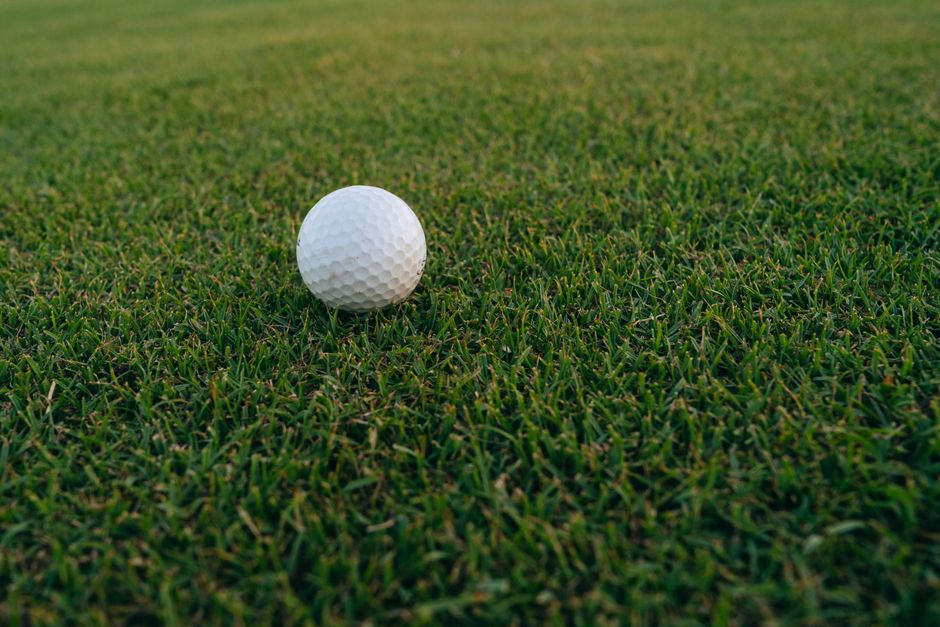
#> input picture assets/visuals/golf-engagement/golf-ball.jpg, 940 x 627 px; its folder holds only this picture in this run
$ python -i generate_fact.py   (imports and definitions only)
#> lines starting #> are read from the running program, lines starting #| are printed output that depends on the picture
### config/settings.py
"""
Central settings for the fact-shorts pipeline. Edit values here rather
than digging through pipeline code.
"""

import os
from pathlib import Path

PROJECT_ROOT = Path(__file__).resolve().parent.parent

# Load environment variables from .env if present
try:
    from dotenv import load_dotenv
    load_dotenv(PROJECT_ROOT / ".env")
except ImportError:
    _env_file = PROJECT_ROOT / ".env"
    if _env_file.exists():
        with open(_env_file, "r", encoding="utf-8") as _f:
            for _line in _f:
                _line = _line.strip()
                if _line and not _line.startswith("#") and "=" in _line:
                    _k, _v = _line.split("=", 1)
                    _k = _k.strip()
                    _v = _v.strip().strip("'\"")
                    if _k and _k not in os.environ:
                        os.environ[_k] = _v

def env_int(name: str, default: int, minimum: int, maximum: int) -> int:
    try:
        value = int(os.environ.get(name, str(default)))
    except ValueError as exc:
        raise ValueError(f"{name} must be an integer") from exc
    if not minimum <= value <= maximum:
        raise ValueError(f"{name} must be between {minimum} and {maximum}")
    return value


def env_path(name: str, default: Path) -> Path:
    path = Path(os.environ.get(name, str(default))).expanduser()
    return path if path.is_absolute() else PROJECT_ROOT / path


ASSETS_DIR = env_path("GAMEPLAY_DIR", PROJECT_ROOT / "assets" / "gameplay")
OUTPUT_DIR = env_path("OUTPUT_DIR", PROJECT_ROOT / "output")

# Vertical video for Shorts/Reels/TikTok
VIDEO_WIDTH = env_int("VIDEO_WIDTH", 1080, 180, 2160)
VIDEO_HEIGHT = env_int("VIDEO_HEIGHT", 1920, 320, 3840)
VIDEO_FPS = env_int("VIDEO_FPS", 30, 12, 60)
if VIDEO_WIDTH % 2 or VIDEO_HEIGHT % 2:
    raise ValueError("VIDEO_WIDTH and VIDEO_HEIGHT must be even for H.264 output")

# faster-whisper model size: "tiny", "base", "small", "medium".
# "base" is a good speed/accuracy tradeoff on a laptop CPU.
WHISPER_MODEL_SIZE = os.environ.get("WHISPER_MODEL_SIZE", "base")

GEMINI_MODEL = os.environ.get("GEMINI_MODEL", "gemini-3.8-flash")

# Specific topics encourage curiosity without directing the model to invent drama.
FACT_CATEGORIES = [
    "animal adaptations and unusual ecosystems",
    "deep ocean exploration and marine biology",
    "documented historical discoveries and inventions",
    "space and astronomy",
    "geology and Earth's natural phenomena",
    "perception, memory, and cognitive science",
    "archaeology and ancient technology",
    "everyday physics and materials science",
]


# Caption styling (used when building the .ass subtitle file)
CAPTION_FONT = os.environ.get("CAPTION_FONT", "Arial Black")
CAPTION_FONT_SIZE = env_int("CAPTION_FONT_SIZE", round(VIDEO_WIDTH / 12), 16, 180)
CAPTION_COLOR = "&H00FFFFFF"       # white, ASS format is &HAABBGGRR
CAPTION_HIGHLIGHT_COLOR = "&H0000D7FF"  # gold/yellow accent
CAPTION_OUTLINE_COLOR = "&H00000000"    # black outline

# Expressive narration; basic speech is an explicit choice, never a silent downgrade.
TTS_PROVIDER = os.environ.get("TTS_PROVIDER", "gemini").strip().lower()
TTS_FALLBACK_PROVIDER = os.environ.get("TTS_FALLBACK_PROVIDER", "none").strip().lower()
GEMINI_TTS_MODEL = os.environ.get("GEMINI_TTS_MODEL", "gemini-3.8-flash-tts")
GEMINI_TTS_VOICE = os.environ.get("GEMINI_TTS_VOICE", "Achird")
TTS_STYLE = os.environ.get("TTS_STYLE", (
    "Warm, conversational storytelling, like explaining something fascinating to a friend. "
    "Use connected phrasing and varied intonation, with gentle emphasis on the key discovery. "
    "Speak at an easy, engaged pace, roughly 155 to 170 words per minute. "
    "Use brief pauses at sentence boundaries and a small pause after the opening hook. "
    "Let the final sentence land naturally. Avoid a sales pitch, announcer delivery, "
    "exaggerated excitement, and choppy pauses between words."
))
# Optional Edge voice settings (used only when Edge is selected).
TTS_VOICE = os.environ.get("TTS_VOICE", "en-US-AndrewNeural")
TTS_RATE = os.environ.get("TTS_RATE", "+0%")
TTS_PITCH = os.environ.get("TTS_PITCH", "+0Hz")

# Image overlay settings (contextual images from Pexels)
VISUAL_LAYOUT = os.environ.get("VISUAL_LAYOUT", "story").strip().lower()
CINEMATIC_SPLIT = 0.48  # Fact visual above; gameplay fills the remaining height.
if VISUAL_LAYOUT not in {"story", "cinematic", "cards"}:
    raise ValueError("VISUAL_LAYOUT must be story, cinematic or cards")
IMAGE_WIDTH = round(VIDEO_WIDTH * 0.65)
IMAGE_Y_POS = round(VIDEO_HEIGHT * 0.1)
IMAGE_CORNER_RADIUS = 30    # Rounded corner radius in pixels
IMAGE_FADE_DURATION = 0.3   # Seconds for fade-in / fade-out transitions

# YouTube Upload configuration (YouTube Data API v3)
YOUTUBE_CLIENT_SECRET_FILE = PROJECT_ROOT / os.environ.get("YOUTUBE_CLIENT_SECRET_FILE", "client_secret.json")
YOUTUBE_TOKEN_FILE = PROJECT_ROOT / os.environ.get("YOUTUBE_TOKEN_FILE", "token.json")
YOUTUBE_PRIVACY_STATUS = os.environ.get("YOUTUBE_PRIVACY_STATUS", "public")  # "private", "unlisted", or "public"
YOUTUBE_CATEGORY_ID = os.environ.get("YOUTUBE_CATEGORY_ID", "27")              # 27 = Education, 28 = Science & Tech
AUTO_UPLOAD_YOUTUBE = os.environ.get("AUTO_UPLOAD_YOUTUBE", "true").lower() in ("true", "1", "yes")
YOUTUBE_CHANNEL_FILE = env_path("YOUTUBE_CHANNEL_FILE", PROJECT_ROOT / "youtube_channel.json")
YOUTUBE_LANGUAGE = os.environ.get("YOUTUBE_LANGUAGE", "en").strip()

# Snapchat is opt-in until Public Profile API access has been approved.
AUTO_UPLOAD_SNAPCHAT = os.environ.get("AUTO_UPLOAD_SNAPCHAT", "false").lower() in ("true", "1", "yes")

AUTO_UPLOAD_INSTAGRAM = os.environ.get("AUTO_UPLOAD_INSTAGRAM", "false").lower() in ("true", "1", "yes")

AUTO_UPLOAD_FACEBOOK = os.environ.get("AUTO_UPLOAD_FACEBOOK", "false").lower() in ("true", "1", "yes")

### pipeline/generate_fact.py
"""Generate evidence-conscious narration and validate imported script files."""

from __future__ import annotations

import hashlib
import ipaddress
import json
import random
import re
import unicodedata
from datetime import datetime, timezone
from urllib.parse import urlsplit

from config.settings import FACT_CATEGORIES, GEMINI_MODEL
from pipeline.storyboard import STORYBOARD_SCHEMA, validate_storyboard


SYSTEM_PROMPT = """Write a compelling, accurate short educational narration.
Choose one well-established, specific fact that can be supported by primary sources
(a museum, university, scientific paper, government agency, or original archive).
Start with a concrete factual challenge, counterintuitive consequence, or question in at most 10 words.
Let the viewer make a prediction when the fact naturally supports it. Never force a quiz.
The opening visual must not give away a prediction's answer before the reveal.
Give the viewer a real question to resolve, then reveal its answer through the story.
Make the opening concrete and interesting without inventing danger, mystery, or drama.
Explain what happens and why, and end with a useful, memorable takeaway.
Write for the ear: sound like a curious person telling a friend something interesting.
Use contractions, direct language, and a mix of short and medium-length sentences.
Open with a concrete hook, then connect ideas smoothly. Explain unfamiliar terms simply.
Avoid textbook introductions, long lists, stacked clauses, and generic closing praise.
Cut filler such as 'To answer that question', 'The secret comes down to', 'The takeaway is',
and 'Next time you'. End on the answer itself, not a recap or a request to subscribe.
Use a hook, a clear explanation, and a specific final payoff that answers the opening.
Do not end with generic statements about humanity, resilience, or the wonders of science.
Do not use 'you won't believe', 'scientists are shocked', or unsupported superlatives.
Use ordinary punctuation to create natural breaths; do not add performance directions.
Distinguish demonstrated findings from hypotheses, estimates, and disputed accounts.
Avoid medical advice, sensational psychology claims, conspiracy claims, and viral myths.
Never invent quotations, statistics, research, or references. If unsure of a claim or
source, select a better-supported topic. Do not claim to have checked a URL or verified
facts: the output is a draft requiring human source review.

Return only the requested JSON object. The title must be at most 70 characters.
Check that the title agrees with the narrated answer; never reverse the result to make a hook.
The description should be two useful sentences, naming the actual subject naturally
in the first sentence. Do not put hashtags or keyword lists in the description.
Include 5-12 relevant tags ordered from specific to broad: first the exact subject
or named phenomenon, then closely related concepts, then one or two topic categories.
Prefer concise natural search phrases such as "golf ball dimples", "air resistance",
and "physics". Every tag must describe this narration; do not add unrelated trends,
viral, fyp, trending, subscribe, or generic filler. Do not prefix tags with #.
The narration across all storyboard beats must contain 80-105 spoken words, no headings, markdown, emojis,
stage directions, or URLs. This is a word target, not a guaranteed running time.
Aim for a 30-40 second experiment at conversational pace; never rush to meet a duration.
Return a storyboard with 8-12 short beats: hook, brief setup, explanation, final reveal.
Write the complete narration once, in order, across these beats without repeating or
omitting passages. Do not return a separate fact_text field: the application joins
the beats to create it. Aim for 8-14 spoken words and
roughly 2-4 seconds per beat. Each beat should advance the visual explanation.
Every beat has a visual with kind, headline (at most 80 characters), query, and labels.
Use photo for concrete objects/places, question for a prediction without the answer,
comparison for two factual alternatives (exactly 2 labels), or sequence for 2-3 causal steps.
Keep headlines to 2-6 words and labels to 2-7 words (maximum 64 characters).
Photo queries must be 2-4 words naming a visible subject or action, e.g. 'golf ball',
'writing notebook', 'octopus swimming'. They can retrieve footage or photos.
Never request an abstract metaphor such as 'fading memories' or 'invisible forces'.
Use empty labels for photos, and an empty query for diagrams/questions.
Use photo visuals for at least 80 percent of beats unless a supported subject animation
explains the fact better. Include the opening hook as a subject image, with the question
spoken in narration rather than written on a card. Vary concrete views of the subject.
Use at most one generic text/diagram beat; no paragraph slides.
Use a comparison or sequence only when the relationship is clearer than subject footage.
Diagram labels must only restate sourced claims in the narration.
Prefer a subject demonstration to abstract text boxes. For the specific topic of golf-ball
dimples, kind="animation", template="golf_airflow" supports views question, overview,
smooth, drag, dimples, attached, wake, comparison. These show qualitative airflow around
illustrated balls. Choose the view matching the spoken beat, with empty query and labels.
Do not use this template for another topic, or invent unsupported animation templates.
For list recall and the serial-position effect, kind="animation", template="memory_list"
supports question, overview, primacy, recency, middle, comparison. It shows an illustrated
example list with objects and shifting emphasis, not a measured chart or a diagnostic test.
Use these views instead of generic memory metaphors or decorative brain pictures.
Do not invent measurements, imply an experiment was performed, or use decorative brain imagery.
Provide 1-5 source objects, each with a descriptive title, a specific HTTPS URL,
and a nonempty claim explaining what that source is expected to support.
Use the exact JSON keys title, url, and claim for every source. Source URLs must not be guesses.
"""

FACT_SCHEMA = {
    "type": "object",
    "properties": {
        "title": {"type": "string"},
        "description": {"type": "string"},
        "tags": {"type": "array", "items": {"type": "string"}, "minItems": 5, "maxItems": 12},
        "storyboard": {**STORYBOARD_SCHEMA, "minItems": 8, "maxItems": 12},
        "sources": {
            "type": "array", "minItems": 1, "maxItems": 5,
            "items": {
                "type": "object",
                "properties": {key: {"type": "string"} for key in ("title", "url", "claim")},
                "required": ["title", "url", "claim"],
                "additionalProperties": False,
            },
        },
    },
    "required": ["title", "description", "tags", "sources", "storyboard"],
    "additionalProperties": False,
}


# [57 lines left out: functions slugify, _text, _source_url, _editorial_notes, not called in this run]


def validate_fact(data: object, category: str | None = None) -> dict:
    """Validate and normalize a generated or user-provided script without mutating it.

    This validates structure, not truth. Missing sources remain visible in metadata;
    neither an input flag nor a model assertion can mark a script as verified.
    """
    if not isinstance(data, dict):
        raise ValueError("Script must be a JSON object")
    title = _text(data.get("title"), "title", 100)
    description = _text(data.get("description"), "description", 4500)
    narration = _text(data.get("fact_text"), "fact_text", 6000)
    word_count = len(narration.split())
    if not 10 <= word_count <= 400:
        raise ValueError("fact_text must contain 10-400 words")
    raw_tags = data.get("tags")
    if not isinstance(raw_tags, list) or not 1 <= len(raw_tags) <= 20:
        raise ValueError("tags must be a list containing 1-20 strings")
    tags = list(dict.fromkeys(_text(tag, "tag", 80).lstrip("#") for tag in raw_tags))
    if any(not tag for tag in tags) or sum(len(tag) + 1 for tag in tags) > 450:
        raise ValueError("tags must be nonempty and total at most 450 characters")
    raw_sources = data.get("sources", [])
    if not isinstance(raw_sources, list) or len(raw_sources) > 10:
        raise ValueError("sources must be a list of at most 10 source objects")
    sources = []
    for source in raw_sources:
        if not isinstance(source, dict):
            raise ValueError("Each source must contain title, url, and claim")
        sources.append({
            "title": _text(source.get("title"), "source.title", 300),
            "url": _source_url(source.get("url")),
            "claim": _text(source.get("claim"), "source.claim", 1000),
        })
    chosen_category = _text(category if category is not None else data.get("category", "general knowledge"), "category", 200)
    result = {
        "title": title, "description": description, "tags": tags,
        "fact_text": narration, "category": chosen_category, "slug": slugify(title),
        "word_count": word_count, "sources": sources,
        "review_status": "needs_review",
        "sources_status": "provided_unverified" if sources else "missing",
    }
    if data.get("storyboard") is not None:
        result["storyboard"] = validate_storyboard(data["storyboard"], narration)
    if data.get("generation") is not None:
        generation = data["generation"]
        if not isinstance(generation, dict):
            raise ValueError("generation must be a metadata object")
        provider = _text(generation.get("provider"), "generation.provider", 80)
        model = _text(generation.get("model"), "generation.model", 200)
        created_at = _text(generation.get("created_at"), "generation.created_at", 80)
        try:
            timestamp = datetime.fromisoformat(created_at.replace("Z", "+00:00"))
            if timestamp.tzinfo is None:
                raise ValueError
        except ValueError:
            raise ValueError("generation.created_at must be an ISO timestamp with a timezone") from None
        result["generation"] = {"provider": provider, "model": model, "created_at": timestamp.isoformat()}
        if sources:
            result["sources_status"] = "model_supplied_unverified"
    result["quality_warnings"] = _editorial_notes(result)
    return result


# [47 lines left out: function generate_fact, not called in this run]


# [3 lines not run here, left out]

>>> import cv2
>>> picture = cv2.imread('../assets/visuals/golf-engagement/golf-ball.jpg', cv2.IMREAD_GRAYSCALE)
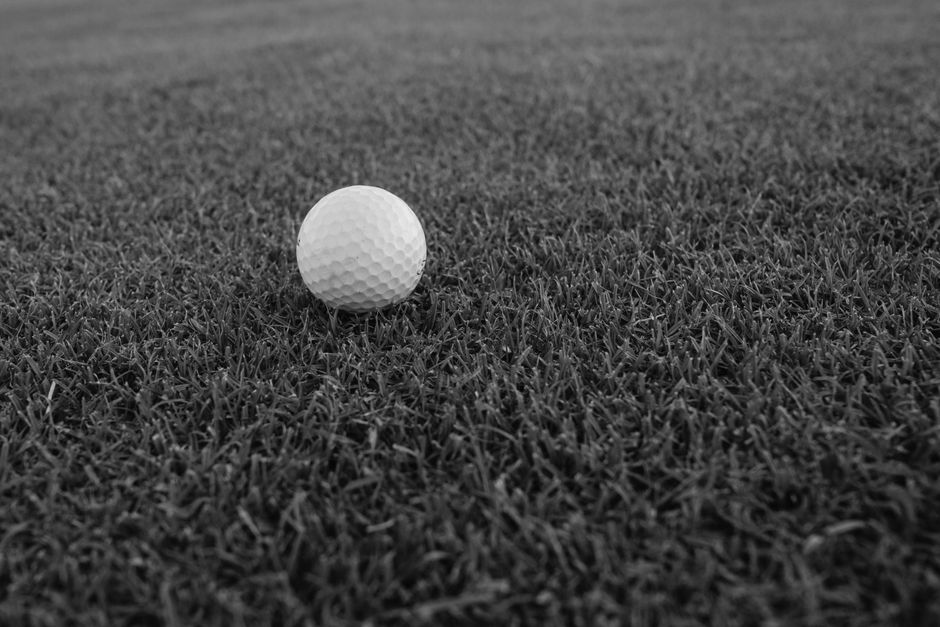
#> picture: shape (627, 940); min 0, max 241, mean 69.9
#> (the run stopped early here; a loop or call above may not have finished)
